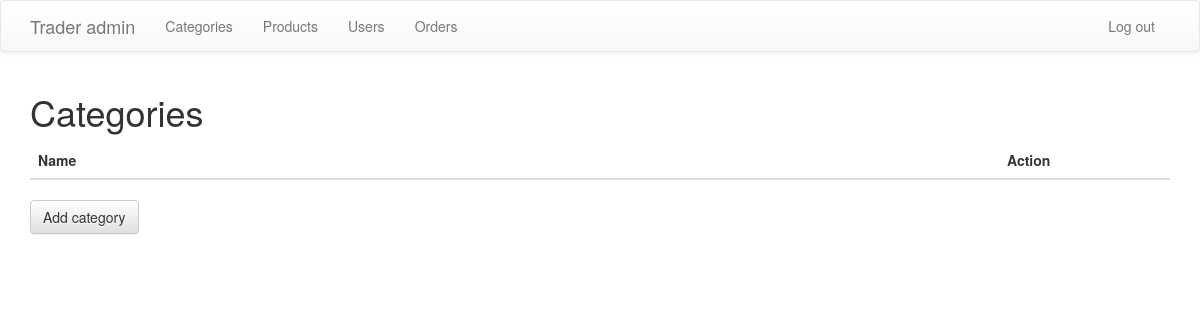
The page /admin/categories.php on the database as committed earlier.
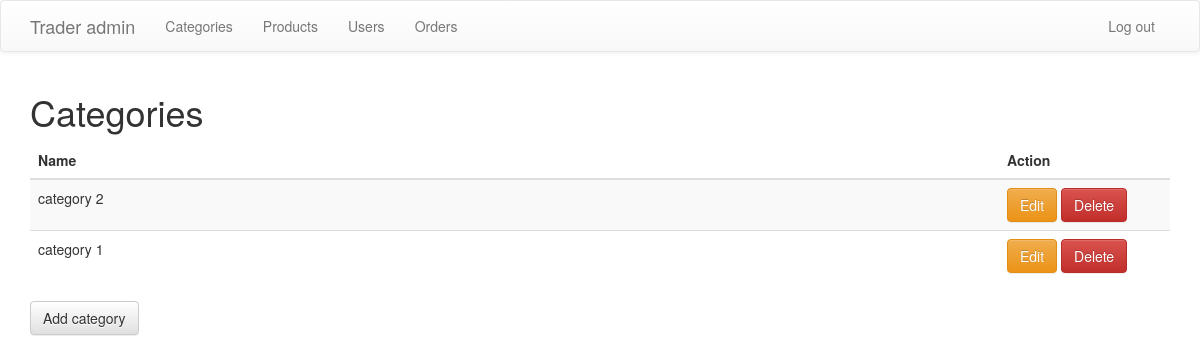
The same page on the database as committed later.
### tables this page shows
CREATE TABLE IF NOT EXISTS `categories` (
  `category_id` int(11) NOT NULL AUTO_INCREMENT,
  `name` varchar(255) NOT NULL,
  `description` text NOT NULL,
  PRIMARY KEY (`category_id`)
);

### admin/config.php (called while the page is built, shortened)
<?php
$base_path = "http://localhost/trader/admin";

### admin/categories.php (the view, shortened to what this page needs)
<?php
include('config.php');
?>
<!DOCTYPE html>
<html lang="en">
<head>
	<link rel="stylesheet" href="https://maxcdn.bootstrapcdn.com/bootstrap/3.3.4/css/bootstrap.min.css">
	<link rel="stylesheet" href="https://maxcdn.bootstrapcdn.com/bootstrap/3.3.4/css/bootstrap-theme.min.css">
</head>
<body>
	<?php include('template_parts/header.php'); ?>
	<div class="container">
		<h1>Categories</h1>
		<table class="table table-striped">
			<thead>
				<tr>
					<th width="85%">Name</th>
					<th>Action</th>
				</tr>
			</thead>
			<tbody>
				<?php
				$categories = $db->query("SELECT * FROM categories ORDER BY category_id DESC");
				while($row = $categories->fetch_assoc()) {
				?>
				<tr>
					<td><?php echo $row['name'] ?></td>
					<td>
						<a href="edit_category.php?category_id=<?php echo $row['category_id']; ?>" class="btn btn-warning">Edit</a>
						<a href="delete_category.php?category_id=<?php echo $row['category_id']; ?>" class="btn btn-danger">Delete</a>
					</td>
				</tr>
				<?php
				}
				?>
			</tbody>
		</table>
		<a href="add_category.php" class="btn btn-default">Add category</a>
	</div>
</body>
</html>

### admin/template_parts/header.php (shortened to what this page needs)
<nav class="navbar navbar-default">
  <div class="container">
    <div class="navbar-header">
      <a class="navbar-brand" href="<?php echo $base_path; ?>/dashboard.php">Trader admin</a>
    </div>
    <div class="collapse navbar-collapse" id="bs-example-navbar-collapse-1">
      <ul class="nav navbar-nav">
        <li><a href="<?php echo $base_path; ?>/categories.php">Categories</a></li>
        <li><a href="<?php echo $base_path; ?>/products.php">Products</a></li>
        <li><a href="<?php echo $base_path; ?>/users.php">Users</a></li>
        <li><a href="<?php echo $base_path; ?>/orders.php">Orders</a></li>
      </ul>
      <ul class="nav navbar-nav navbar-right">
        <li><a href="<?php echo $base_path; ?>/logout.php">Log out</a></li>
      </ul>
    </div>
  </div>
</nav>

Rows that differ between the two databases and show on the page:
added categories: name "category 2"
added categories: name "category 1"
